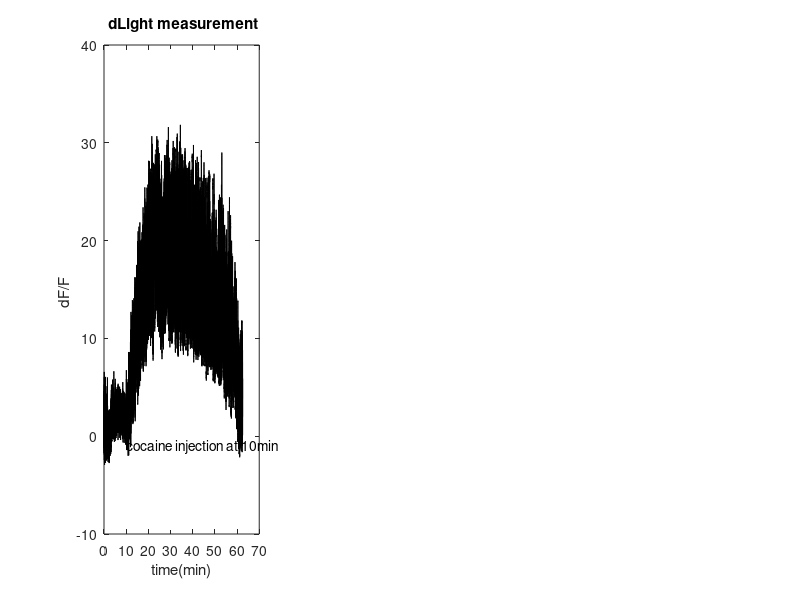

Here is the MATLAB script that generated this plot: (Note: this script raises an error after producing the figure.)

% 2022-02-16 demo code for dLight analysis 
% written by Jeong Oen Lee,  NIAAA / NIH 
% laboratory for integrative neuroscience (LIN) with Dr.David Lovinger
% Cocaine injection experiment

% photometry system :  Becker & Hickl HPM-100-40

%% load raw photometry data 

clc; close all; clear all
load('DLS_coc.mat');

% raw data has arrays of time (75000 points) and intensity (75000 points)

figure(1); subplot(1,3,1); plot(time,intensity,'k'); hold on;
xlabel ('time(min)');
ylabel ('dF/F ');
text(10,-1,'cocaine injection at 10min')
title (' dLight measurement' )
sampling = 20; % sampling rate (unit Hz)

%% noise reduction with moving average  
%  B = smoothdata(A) returns a moving average of the elements of a vector using a fixed window length that is determined heuristically. 
filtered= smoothdata(intensity,'movmedian',10);
figure(1); subplot(1,3,1);hold on; plot(time,filtered,'r');
ylim([-2 35]);

 %% peak detection ( 5min range before injection)
 clc;
 signal=filtered;

s_wdw=2; %starting time  at 2min
t_wdw=5; %time window 5min 
range = [sampling*60*s_wdw+1: sampling*60*(s_wdw+t_wdw)] ;
partial_time = time(range)';
partial_dLight = signal(range);
raw = signal(range);
figure(1); subplot(1,3,2);plot(partial_time,partial_dLight,'k');


threshold=max(partial_dLight)*0.5;  % threshold limit is 50% of max intensity
prom=3;                             % prominence of peak 

[pks1,locs]=findpeaks(partial_dLight ,'MinPeakHeight',threshold,'MinPeakProminence',prom);

figure(1);subplot(1,3,2); hold on;
plot (partial_time(locs), pks1,'ro');


length(pks1)
num=length(locs);
title(['detected peaks:' num2str(num)]);
xlabel ('time(min)');
ylabel ('dF/F ');
ylim([-5 25]);
xlim([2 7]);
 %% peak detection ( 5min range after injection)
 clc;
signal=filtered;

s_wdw=30; %starting time at 20 min 
t_wdw=5;  %time window 5min 
range = [sampling*60*s_wdw+1: sampling*60*(s_wdw+t_wdw)] ;
partial_time = time(range)';
partial_dLight = signal(range);
raw = signal(range);
figure(1); subplot(1,3,3);plot(partial_time,partial_dLight,'k');


threshold=max(partial_dLight)*0.5;  % threshold limit is 50% of max intensity
prom=3;                             % prominence of peak 

[pks1,locs]=findpeaks(partial_dLight ,'MinPeakHeight',threshold,'MinPeakProminence',prom);

figure(1); subplot(1,3,3);hold on;
plot (partial_time(locs), pks1,'ro');

length(pks1)
num=length(locs);
title(['detected peaks:' num2str(num)]);
xlabel ('time(min)');
ylabel ('dF/F ');
ylim([5 35]);
xlim([30 35]);
%% figure size adjustment 
    x=200;
    y=200;
    width=800;
    height=200;
    set(figure(1), 'Position', [x y width height])